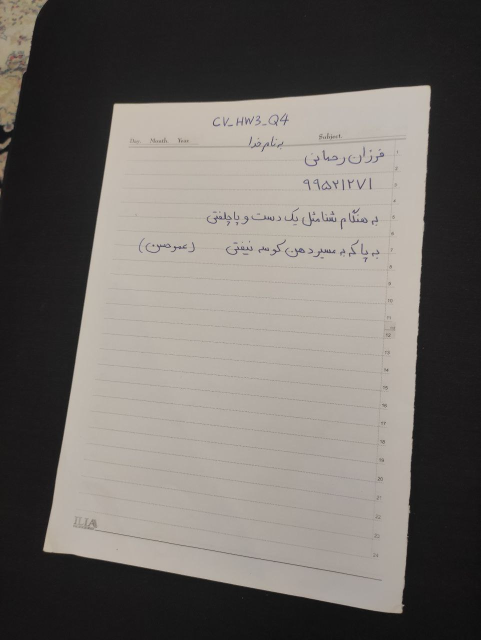
#> input picture HW3/images/Q4/farzan.jpg, 961 x 1280 px (shown at 1/2 size)
$ jupyter execute Q4.ipynb
#> lines starting #> are read from the running program, lines starting #| are printed output that depends on the picture; after the words box and inside, x2 and y2 are one past the last pixel; in counts of white or black regions, pixels touching at a corner belong together
<h1>
<font color="#ff2e2e">
CamScanner
</font>
</h1>

[cell 1]
import cv2
import numpy as np
import matplotlib.pyplot as plt
import os

<h3><font color = "#079e05"> Utilities </font></h3>

[cell 2]
def imshow(im):
    width, height, *channels = im.shape
    if channels:
        # By default, OpenCV tends to work with images in the BGR format.
        # This is due to some outdated practices, but it has been left in the library.
        # We can iterate the channels in reverse order to get an RGB image.
        plt.imshow(im[:,:,::-1])
    else:
        plt.imshow(im, cmap='gray')
    plt.axis('off')

[cell 3]
def reorder(vertices):
    # OpenCV *prefers* if we use `np.float32`.
    reordered = np.zeros_like(vertices, dtype=np.float32)
    add = vertices.sum(1)
    reordered[0] = vertices[np.argmin(add)]
    reordered[2] = vertices[np.argmax(add)]
    diff = np.diff(vertices, axis=1)
    reordered[1] = vertices[np.argmin(diff)]
    reordered[3] = vertices[np.argmax(diff)]
    return reordered

<h3><font color = "#079e05"> Image </font></h3>

[cell 4]
im = cv2.imread(os.path.join('images/Q4', 'farzan.jpg'))
#> im is the input picture: shape (1280, 961, 3); mean B, G, R 103.1, 107.5, 112.3
imshow(im)
print("image shape is:", im.shape)
#| image shape is: (1280, 961, 3)

<h3><font color = "#079e05"> Process </font></h3>

<div dir="rtl">
    <h3>
        الف
    </h3>
    <p>
        تبدیل به سیاه سفید
    </p>
</div>

[cell 5]
im_grayscale = cv2.cvtColor(im, cv2.COLOR_BGR2GRAY)
imshow(im_grayscale)

<div dir="rtl">
    نویز گیری با استفاده از فیتر گوسی
</div>

[cell 6]
# remove noise with gaussian blur
averaging_blurred = cv2.blur(im_grayscale, (5, 5))
median_blurred = cv2.medianBlur(im_grayscale, 5)
im_blurred = cv2.GaussianBlur(im_grayscale, (5, 5), 0)
# im_blurred = cv2.GaussianBlur(im_grayscale, (31, 31), 0)
im_bilateral = cv2.bilateralFilter(im_grayscale, 15, 10, 10)

# imshow(averaging_blurred)
# imshow(median_blurred)
imshow(im_blurred)
# imshow(im_bilateral)

<div dir="rtl">
    پیدا کردن لبه ها با استفاده از لبه یال canny
</div>

[cell 7]
upper_trheshold = 100
lower_threshold = 200
# upper_trheshold, _ = cv2.threshold(im_blurred, 0, 255, cv2.THRESH_BINARY + cv2.THRESH_OTSU)
# lower_threshold = 0.5 * upper_trheshold
edges = cv2.Canny(im_blurred, lower_threshold, upper_trheshold)
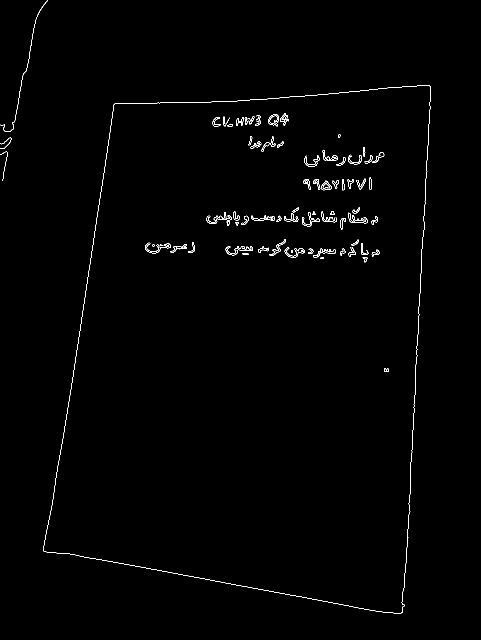
#> edges: shape (1280, 961) (shown at 1/2 size); 0.74% white in thin lines or dots, all inside (x1, y1, x2, y2) = (0, 0, 862, 1227)
imshow(edges)
im_blurred.shape
#> Out = (1280, 961)

<div dir="rtl">
    <h3>
        ب)
    </h3>
    <p>
    با استفاده از تابع  findContoursکاغذ را پیدا کرده و مرز کاغذ را در تصویر مشخص کنید.
    </p>
</div>

[cell 8]
# find contours in the edge map
contours, _ = cv2.findContours(edges.copy(), cv2.RETR_EXTERNAL, cv2.CHAIN_APPROX_SIMPLE)
#> contours = 5 contours, 2 with area under 20; largest, box (x1, y1, x2, y2) and area: (86, 170, 862, 1227) 659820, (7, 0, 96, 264) 44, (0, 275, 23, 298) 25

# find the contour with the largest area
max_contour = max(contours, key=cv2.contourArea)
#> max_contour = contour of 848 points, box (x1, y1, x2, y2) (86, 170, 862, 1227), area 659820

# draw the contour on the image
im_contour = im.copy()
cv2.drawContours(im_contour, [max_contour], -1, (0, 255, 0), 3)
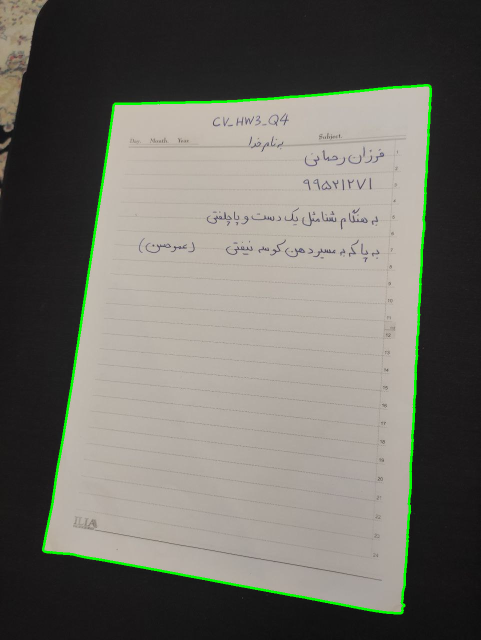
#> im_contour: shape (1280, 961, 3) (shown at 1/2 size); 1.34% of pixels changed, all inside (x1, y1, x2, y2) = (84, 168, 864, 1229)
imshow(im_contour)


# [16 lines of commented-out code are left out]

<div dir="rtl">
    <h3>
        ج)
    </h3>
    <p>
    پس از انجام بخش ب تصویر زمینه اضافی را با استفاده از توابع مربوط به  Perspective Transformاز تصویر
حذف کنید.
    </p>
</div>

<div dir="rtl">
    <p>
    ابتدا نقاط گوشه شکل را پیدا می کنیم
    </p>
</div>

[cell 9]
p = cv2.arcLength(max_contour, True) # perimeter
#> p = 3479.5
approx = cv2.approxPolyDP(max_contour, 0.02 * p, True) # approximate the polygon
#> approx = [[859, 171], [227, 209], [87, 1102], [804, 1225]]
# approx are the vertices of the polygon (4 corners in rectangle)

# remove the second dimention in approx (4, 1, 2) -> (4, 2)
approx = np.squeeze(approx)

print("corners:\n", approx)
#| corners:
#|  [[ 859  171]
#|  [ 227  209]
#|  [  87 1102]
#|  [ 804 1225]]
approx = reorder(approx)
#> in reorder, `add = vertices.sum(1)`: add = [1030, 436, 1189, 2029]
#> in reorder, `diff = np.diff(vertices, axis=1)`: diff = [-688, -18, 1015, 421]
#> approx = [[227, 209], [859, 171], [804, 1225], [87, 1102]]
print("corners after being redorder:\n", approx)
#| corners after being redorder:
#|  [[ 227.  209.]
#|  [ 859.  171.]
#|  [ 804. 1225.]
#|  [  87. 1102.]]

<div dir="rtl">
    <p>
    سپس نقاط مبدا و مقصد را برای تبدیل projective پیدا می کنیم
    سپس با استفاده از تابع warpPerspective تصویر را تبدیل می کنیم
    </p>
</div>

[cell 10]
src_points = approx
#> src_points = [[227, 209], [859, 171], [804, 1225], [87, 1102]]

# standard A4 paper size in pixels # https://www.adobe.com/uk/creativecloud/design/discover/a4-format.html#:~:text=The%20required%20resolution%20for%20an,ppi%20(pixels%20per%20inch).
A4_WIDTH = 2480
A4_HEIGHT = 3508
dst_points = np.array([[0, 0], [A4_WIDTH, 0], [A4_WIDTH, A4_HEIGHT], [0, A4_HEIGHT]], dtype=np.float32)

# compute the perspective transform matrix and then apply it
M = cv2.getPerspectiveTransform(src_points, dst_points)
#> M = [[5.12, 0.803, -1331.2], [0.305, 5.08, -1131], [0.000296, 0.000232, 1]]

# apply the perspective transformation
im_gray_result = cv2.warpPerspective(im_grayscale, M, (A4_WIDTH, A4_HEIGHT))
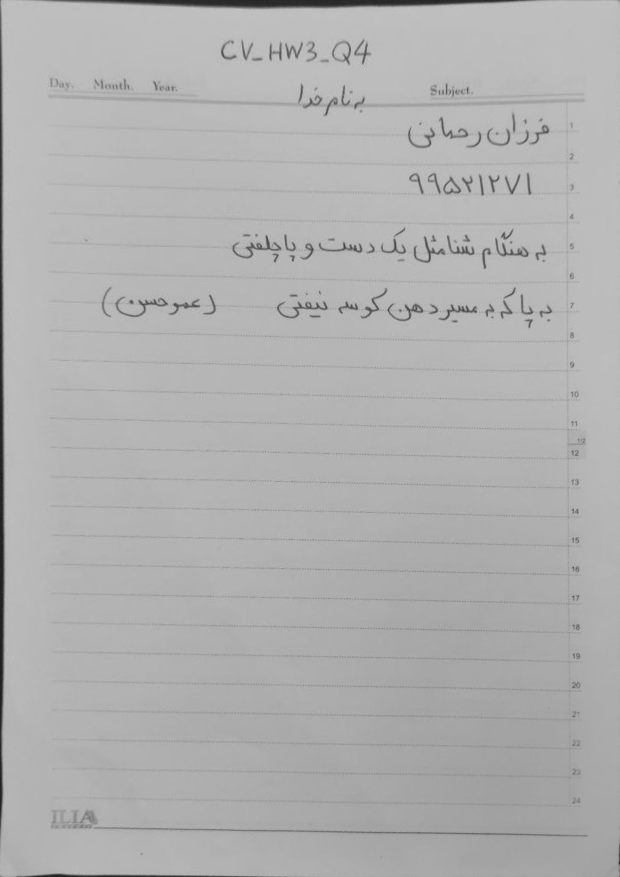
#> im_gray_result: shape (3508, 2480) (shown at 1/4 size); min 22, max 215, mean 176.2
im_blurred_gray_result = cv2.warpPerspective(im_blurred, M, (A4_WIDTH, A4_HEIGHT))
im_bilateral_gray_result = cv2.warpPerspective(im_bilateral, M, (A4_WIDTH, A4_HEIGHT))
im_color_result = cv2.warpPerspective(im, M, (A4_WIDTH, A4_HEIGHT))
im_blurred_color_result = cv2.warpPerspective(cv2.GaussianBlur(im, (5, 5), 0), M, (A4_WIDTH, A4_HEIGHT))
im_bilateral_color_result = cv2.warpPerspective(cv2.bilateralFilter(im, 15, 10, 10), M, (A4_WIDTH, A4_HEIGHT))

<h3><font color = "#079e05"> Show the result </font></h3>

[cell 11]
# histogram equalization
imshow(im_gray_result)
# [5 lines of commented-out code are left out]

[cell 12]
plt.figure()
fugure, axis = plt.subplots(2, 3, figsize=(15,15))
axis[0, 0].imshow(im_gray_result, cmap='gray')
axis[0, 0].set_title('image grayscale result')
axis[0, 1].imshow(im_blurred_gray_result, cmap='gray')
axis[0, 1].set_title('image blurred grayscale result')
axis[0, 2].imshow(im_bilateral_gray_result, cmap='gray')
axis[0, 2].set_title('image bilateral grayscale result')
axis[1, 0].imshow(im_color_result[:,:,::-1])
axis[1, 0].set_title('image color result')
axis[1, 1].imshow(im_blurred_color_result[:,:,::-1])
axis[1, 1].set_title('image blurred color result')
axis[1, 2].imshow(im_bilateral_color_result[:,:,::-1])
axis[1, 2].set_title('image bilateral color result')
# remove axis numbers
for ax in axis.flat:
    ax.set(xticks=[], yticks=[])
plt.show()
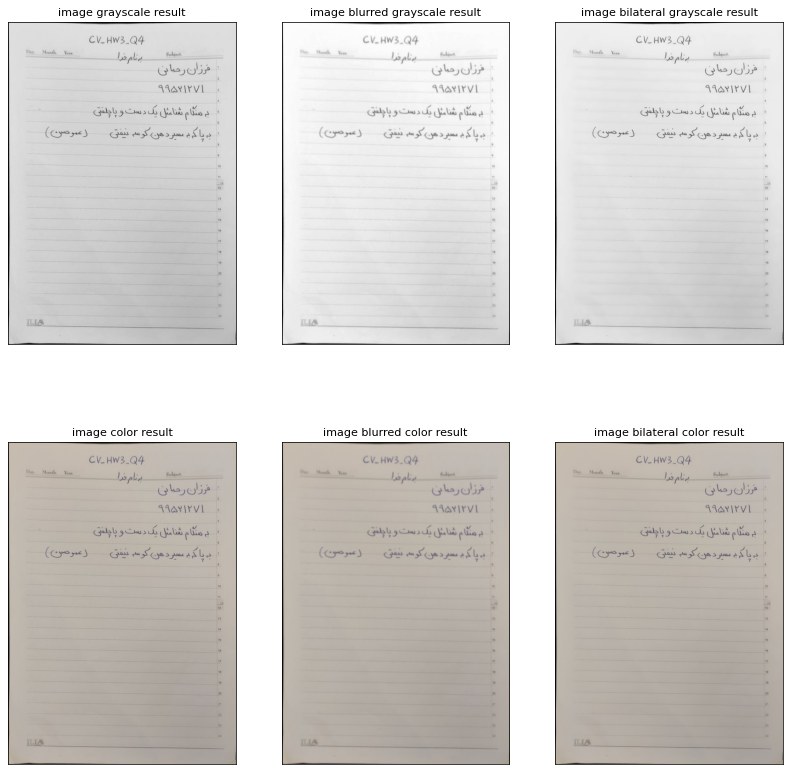
#> figure drawn by matplotlib, 6 panels

<div dir="rtl">
    <h3>
        د)
    </h3>
    <p>
    با مواردی که تا به حال آموختهاید، چند روش برای بهبود کیفیت تصویر کاغذ ارائه دهید و علت آن را
نیز بگویید. سپس یکی از این روشها را به دلخواه خود پیادهسازی کنید.
    </p>
</div>

<div dir="rtl">
    تلاش های اولیه که نتیجه خوبی نداشتند در زیر آمده اند
</div>

[cell 13]
# using otsu thresholding
# ret, im_gray_result_1 = cv2.threshold(im_gray_result, 0, 255, cv2.THRESH_BINARY+cv2.THRESH_OTSU)

# smooth the image with bilateralFilter
# im_gray_result_2 = cv2.bilateralFilter(im_gray_result, 31, 40, 40)

# # smooth the image with GaussianBlur
# im_gray_result_3 = cv2.GaussianBlur(im_gray_result, (5, 5), 0)

# # smooth the image with medianBlur
# im_gray_result_4 = cv2.medianBlur(im_gray_result, 101)

# using histogram stretching
# im_gray_result_5 = cv2.normalize(im_gray_result, None, 0, 255, cv2.NORM_MINMAX)
# imshow(im_gray_result_5)

# using histogram equalization
# im_gray_result_6 = cv2.equalizeHist(im_gray_result)
# imshow(im_gray_result_6)

# using adaptiveThreshold
im_gray_result_7 = cv2.adaptiveThreshold(im_gray_result, 255, cv2.ADAPTIVE_THRESH_MEAN_C, cv2.THRESH_BINARY, 31, 6)
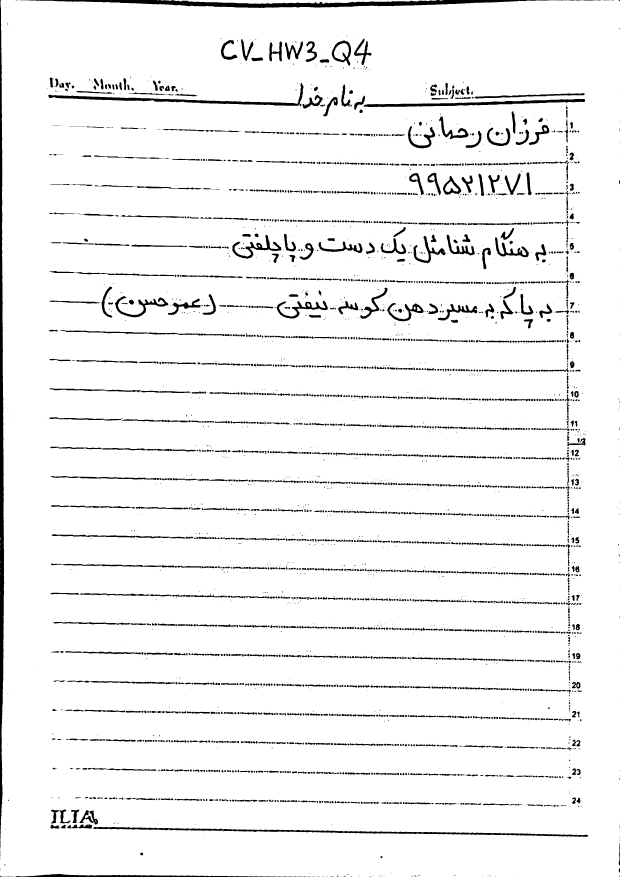
#> im_gray_result_7: shape (3508, 2480) (shown at 1/4 size); 94.7% white; 2902 black regions (1300 under 20 px), largest, box (x1, y1, x2, y2) and area: (0, 0, 17, 3396) 34292, (82, 0, 2302, 32) 27394, (373, 3308, 2353, 3348) 13911
imshow(im_gray_result_7)

<div dir="rtl">
    تلاش هایی که نتیجه بهتری داشتند.
</div>

[cell 14]
# better the quality of im_gray_result with CLAHE and adaptiveThreshold (otsu)
clahe = cv2.createCLAHE(clipLimit=2.0, tileGridSize=(8,8))

im_gray_result1 = clahe.apply(im_gray_result)
# im_gray_result1 = clahe.apply(im_bilateral_gray_result)
# im_gray_result1 = np.where(im_gray_result1 > 155, 255, 0)

# im_gray_result2 = cv2.adaptiveThreshold(im_gray_result, 255, cv2.ADAPTIVE_THRESH_GAUSSIAN_C, cv2.THRESH_BINARY, 21, 8)
im_gray_result3 = cv2.adaptiveThreshold(im_gray_result1, 255, cv2.ADAPTIVE_THRESH_MEAN_C, cv2.THRESH_BINARY, 31, 6)
#> im_gray_result3: shape (3508, 2480); 91.5% white; 6902 black regions (4959 under 20 px), largest, box (x1, y1, x2, y2) and area: (0, 0, 18, 3398) 36450, (30, 0, 2470, 35) 32445, (371, 3307, 2354, 3349) 17830

im_gray_result4 = cv2.medianBlur(im_gray_result3, 11)
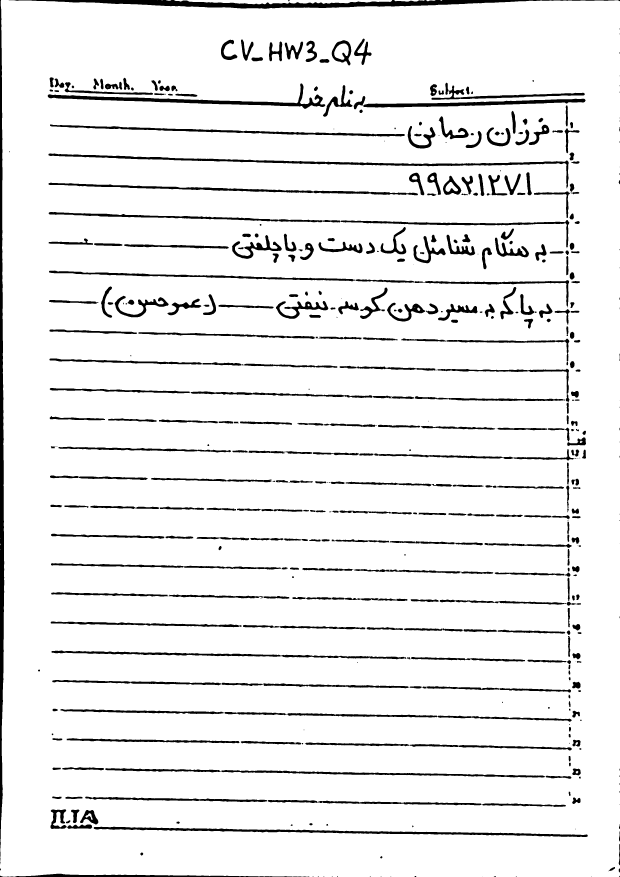
#> im_gray_result4: shape (3508, 2480) (shown at 1/4 size); 92.7% white; 488 black regions (82 under 20 px), largest, box (x1, y1, x2, y2) and area: (0, 0, 17, 3446) 36623, (35, 0, 2480, 35) 32809, (194, 614, 2275, 753) 18912

plt.figure()
fugure, axis = plt.subplots(2, 2, figsize=(15,15))
axis[0, 0].imshow(im_gray_result, cmap='gray')
axis[0, 0].set_title('grayscale image')
axis[0, 1].imshow(im_gray_result1, cmap='gray')
axis[0, 1].set_title('after CLAHE')
axis[1, 0].imshow(im_gray_result3, cmap='gray')
axis[1, 0].set_title('CLAHE->apadptive')
axis[1, 1].imshow(im_gray_result4, cmap='gray')
axis[1, 1].set_title('CLAHE->apadptive->median')

# remove axis numbers
for ax in axis.flat:
    ax.set(xticks=[], yticks=[])
plt.show()

[cell 15]
# better the quality of im_gray_result with CLAHE and adaptiveThreshold (otsu)
clahe = cv2.createCLAHE(clipLimit=2.0, tileGridSize=(8,8))
im_gray_result1 = clahe.apply(im_bilateral_gray_result)
im_gray_result2 = cv2.adaptiveThreshold(im_gray_result, 255, cv2.ADAPTIVE_THRESH_GAUSSIAN_C, cv2.THRESH_BINARY, 21, 4)
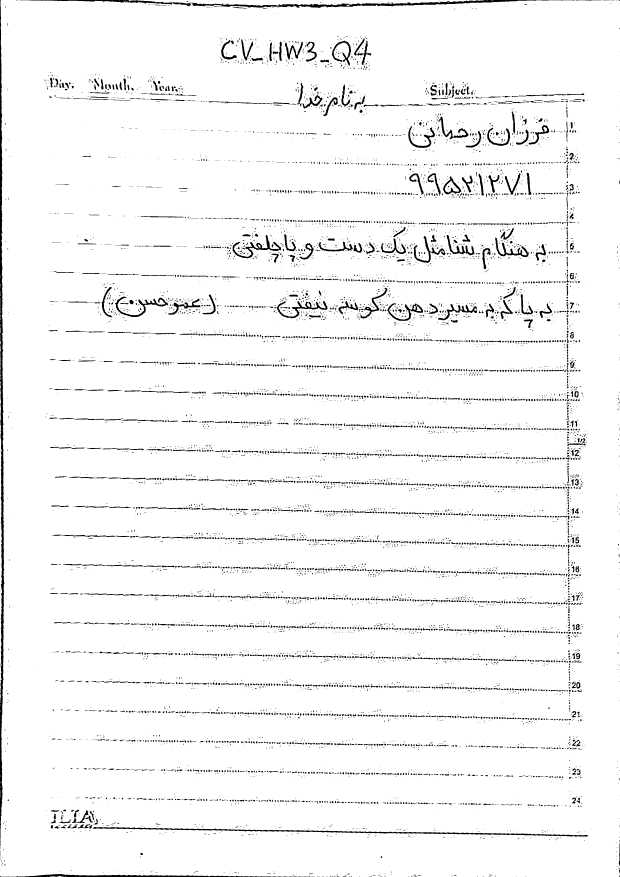
#> im_gray_result2: shape (3508, 2480) (shown at 1/4 size); 96.1% white; 9127 black regions (6240 under 20 px), largest, box (x1, y1, x2, y2) and area: (0, 0, 18, 3396) 25683, (761, 0, 2301, 35) 11214, (373, 3308, 2353, 3346) 10075
im_gray_result4 = cv2.medianBlur(im_gray_result3, 5)
#> im_gray_result4: shape (3508, 2480); 92.1% white; 2513 black regions (1546 under 20 px), largest, box (x1, y1, x2, y2) and area: (0, 0, 17, 3399) 36497, (32, 0, 2480, 35) 32658, (1295, 733, 2322, 1575) 28556

plt.figure()
fugure, axis = plt.subplots(2, 2, figsize=(15,15))
axis[0, 0].imshow(im_gray_result, cmap='gray')
axis[0, 0].set_title('biliteral gray image')
axis[0, 1].imshow(im_gray_result1, cmap='gray')
axis[0, 1].set_title('biliteral->CLAHE')
axis[1, 0].imshow(im_gray_result3, cmap='gray')
axis[1, 0].set_title('biliteral->CLAHE->apadptive')
axis[1, 1].imshow(im_gray_result4, cmap='gray')
axis[1, 1].set_title('biliteral->CLAHE->apadptive->median')

# remove axis numbers
for ax in axis.flat:
    ax.set(xticks=[], yticks=[])
plt.show()

[cell 16]
# better the quality of im_color_result in HSV color space with CLAHE and adaptiveThreshold (otsu)
im_color_result_hsv = cv2.cvtColor(im_color_result, cv2.COLOR_BGR2HSV)
#> im_color_result_hsv: shape (3508, 2480, 3); mean H, S, V 17.7, 22.2, 182.5
im_color_result_hsv1 = im_color_result_hsv
im_color_result_hsv1[:,:,2] = clahe.apply(im_color_result_hsv1[:,:,2])
#> im_color_result_hsv1: shape (3508, 2480, 3); mean H, S, V 17.7, 22.2, 182.8
im_color_result_hsv2 = im_color_result_hsv1
im_color_result_hsv2[:,:,2] = cv2.adaptiveThreshold(im_color_result_hsv2[:,:,2], 255, cv2.ADAPTIVE_THRESH_MEAN_C, cv2.THRESH_BINARY, 31, 14)
#> im_color_result_hsv2: shape (3508, 2480, 3); mean H, S, V 17.7, 22.2, 240.6
# im_color_result_hsv2[:,:,2] = cv2.adaptiveThreshold(im_color_result_hsv2[:,:,2], 255, cv2.ADAPTIVE_THRESH_MEAN_C, cv2.THRESH_BINARY, 21, 15)

im_color_result = cv2.cvtColor(im_color_result_hsv2, cv2.COLOR_HSV2BGR)
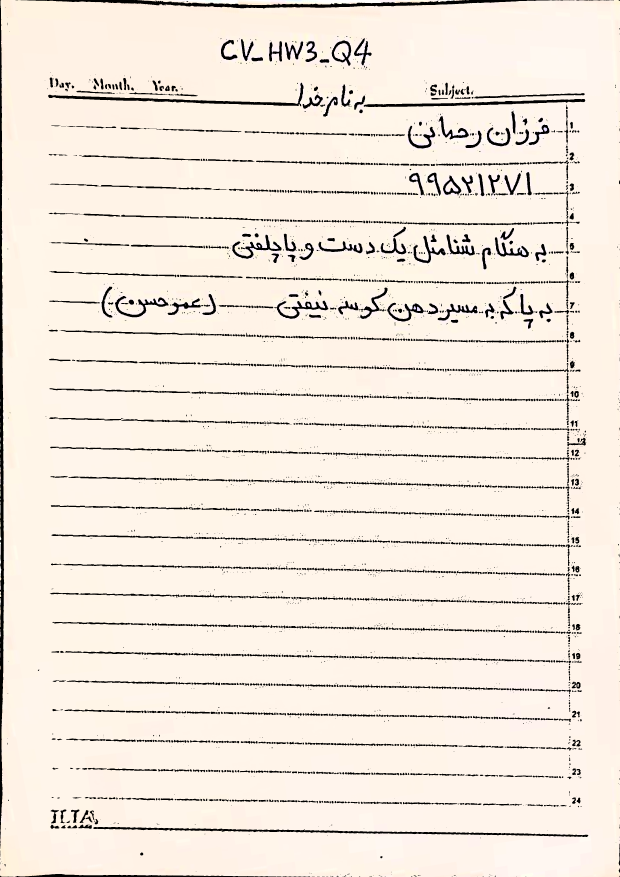
#> im_color_result: shape (3508, 2480, 3) (shown at 1/4 size); mean B, G, R 219.9, 230.5, 240.6

# apply bilateralFilter to smooth the image
im_color_result2 = cv2.bilateralFilter(im_color_result, 21, 40, 40)

plt.figure()
fugure, axis = plt.subplots(2, 2, figsize=(15,15))
axis[0, 0].imshow(im_color_result[:,:,::-1])
axis[0, 0].set_title('original image')
axis[0, 1].imshow(im_color_result_hsv2[:,:,::-1])
axis[0, 1].set_title('CLAHE->apadptive (HSV)')
axis[1, 0].imshow(im_color_result[:,:,::-1])
axis[1, 0].set_title('CLAHE->apadptive->HSV2RGB')
axis[1, 1].imshow(im_color_result2[:,:,::-1])
axis[1, 1].set_title('CLAHE->apadptive->biliteral')
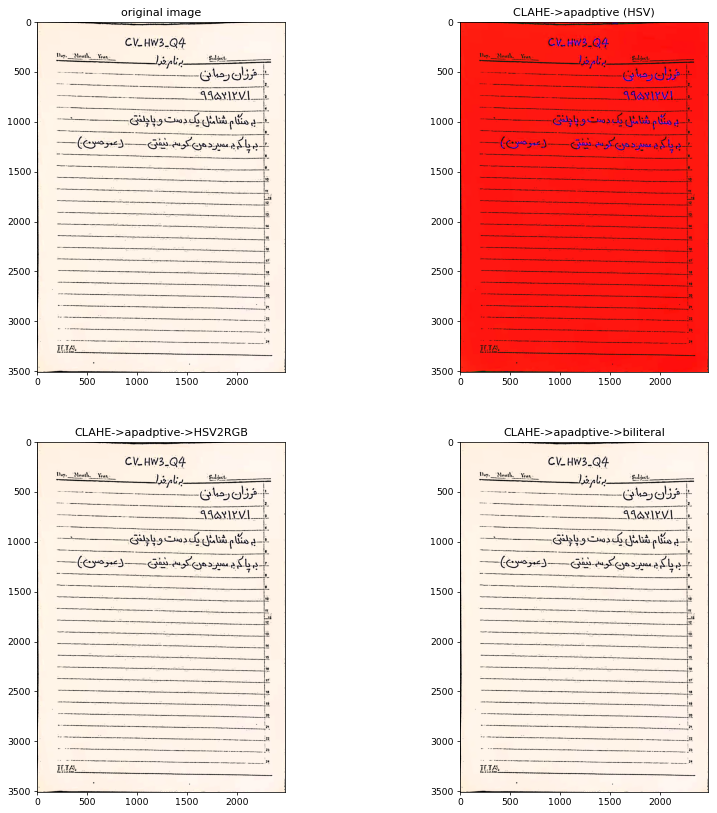
#> figure drawn by matplotlib, 4 panels
